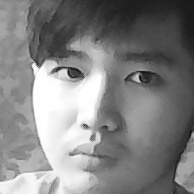
#> input picture Face Recognition/dataset/User.1.16.jpg, 194 x 194 px, given in place of the camera
$ jupyter execute --allow-errors 'OpenCV (Face Recognition).ipynb'
#> lines starting #> are read from the running program, lines starting #| are printed output that depends on the picture; after the words box and inside, x2 and y2 are one past the last pixel; in counts of white or black regions, pixels touching at a corner belong together
[cell 1]
import numpy as np
import cv2
faceCascade = cv2.CascadeClassifier(cv2.data.haarcascades+'haarcascade_frontalface_default.xml')
cap = cv2.VideoCapture(0)
cap.set(3,640) # set Width
cap.set(4,480) # set Height
while True:
    ret, img = cap.read()
#> img is the input picture: shape (194, 194, 3); min 5, max 255, mean 131
    gray = cv2.cvtColor(img, cv2.COLOR_BGR2GRAY)
    faces = faceCascade.detectMultiScale(
        gray,
        scaleFactor=1.2,
        minNeighbors=7,
        minSize=(20, 20)
    )
#> faces = [[11, 11, 168, 168]]
    for (x,y,w,h) in faces:
        cv2.rectangle(img,(x,y),(x+w,y+h),(255,0,0),2)
        roi_gray = gray[y:y+h, x:x+w]
        roi_color = img[y:y+h, x:x+w]
#> this loop made 1 pass
#> pass 1, `roi_gray = gray[y:y+h, x:x+w]`:
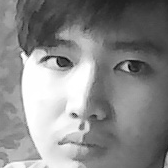
#> roi_gray: shape (168, 168); min 5, max 255, mean 137.1
#> pass 1, `roi_color = img[y:y+h, x:x+w]`:
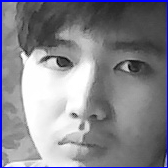
#> roi_color: shape (168, 168, 3); mean B, G, R 142.2, 133.2, 133.2
#> after the loop:
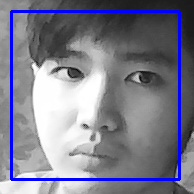
#> img: shape (194, 194, 3); 5.35% of pixels changed, all inside (x1, y1, x2, y2) = (10, 10, 181, 181)
    cv2.imshow('video',img)
    k = cv2.waitKey(30) & 0xff
#> (key Esc is pressed here)
    if k == 27: # press 'ESC' to quit
        break
cap.release()
cv2.destroyAllWindows()

[cell 2]
import cv2
import os
cam = cv2.VideoCapture(0)
cam.set(3, 640) # set video width
cam.set(4, 480) # set video height
face_detector = cv2.CascadeClassifier(cv2.data.haarcascades+'haarcascade_frontalface_default.xml')
# For each person, enter one numeric face id
face_id = input('\n enter user id end press <return> ==>  ')
print("\n [INFO] Initializing face capture. Look the camera and wait ...")
# Initialize individual sampling face count
count = 0
while(True):
    ret, img = cam.read()
    gray = cv2.cvtColor(img, cv2.COLOR_BGR2GRAY)
    faces = face_detector.detectMultiScale(gray, 1.3, 5)
#> faces = ()
    for (x,y,w,h) in faces:
        cv2.rectangle(img, (x,y), (x+w,y+h), (255,0,0), 2)
        count += 1
        # Save the captured image into the datasets folder
        cv2.imwrite("dataset/User." + str(face_id) + '.' +
                    str(count) + ".jpg", gray[y:y+h,x:x+w])
        cv2.imshow('image', img)
#> this loop made 0 passes
#> after the loop, count = 0
    k = cv2.waitKey(100) & 0xff # Press 'ESC' for exiting video
#> (key Esc is pressed here)
    if k == 27:
        break
    elif count >= 30: # Take 30 face sample and stop video
         break
# Do a bit of cleanup
print("\n [INFO] Exiting Program and cleanup stuff")
cam.release()
cv2.destroyAllWindows()

[cell 3]
import cv2
import numpy as np
from PIL import Image
import os
# Path for face image database
path = 'dataset'
recognizer = cv2.face.LBPHFaceRecognizer_create()
detector = cv2.CascadeClassifier(cv2.data.haarcascades+"haarcascade_frontalface_default.xml");
# function to get the images and label data
def getImagesAndLabels(path):
#> called with path = 'dataset'
    imagePaths = [os.path.join(path,f) for f in os.listdir(path)]
    faceSamples=[]
    ids = []
    for imagePath in imagePaths:
        PIL_img = Image.open(imagePath).convert('L') # grayscale
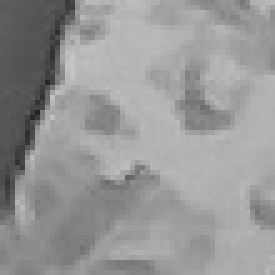
#> input picture Face Recognition/dataset/User.1.1.jpg, 55 x 55 px (shown 5 times larger)
#> PIL_img is the input picture: PIL image 55x55 L; min 35, max 197, mean 151
        img_numpy = np.array(PIL_img,'uint8')
        id = int(os.path.split(imagePath)[-1].split(".")[1])
        faces = detector.detectMultiScale(img_numpy)
#> faces = [[2, 4, 50, 50]]
        for (x,y,w,h) in faces:
            faceSamples.append(img_numpy[y:y+h,x:x+w])
            ids.append(id)
#> this loop made 1 pass
#> after the loop, faceSamples = 1 item; ids = [1]
    return faceSamples,ids
print ("\n [INFO] Training faces. It will take a few seconds. Wait ...")
faces,ids = getImagesAndLabels(path)
#> faces = 3 items; ids = [1, 1, 1]
recognizer.train(faces, np.array(ids))
# Save the model into trainer/trainer.yml
#> (the rest of this cell did not finish here and is left out)
